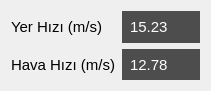
     <widget class="QWidget" name="gridLayoutWidget_3">
      <property name="geometry">
       <rect>
        <x>400</x>
        <y>430</y>
        <width>211</width>
        <height>91</height>
       </rect>
      </property>
      <layout class="QGridLayout" name="gl_hizBilgi">
       <item row="0" column="0">
        <widget class="QLabel" name="label_10">
         <property name="font">
          <font>
           <pointsize>11</pointsize>
          </font>
         </property>
         <property name="styleSheet">
          <string notr="true"/>
         </property>
         <property name="text">
          <string>&lt;html&gt;&lt;head/&gt;&lt;body&gt;&lt;p&gt;Yer Hızı (m/s)&lt;/p&gt;&lt;/body&gt;&lt;/html&gt;</string>
         </property>
        </widget>
       </item>
       <item row="0" column="1">
        <widget class="QLabel" name="lbl_yerhizi">
         <property name="font">
          <font>
           <pointsize>11</pointsize>
          </font>
         </property>
         <property name="styleSheet">
          <string notr="true">QLabel {
    background-color: #4d4d4d;  /* koyu gri */
    color: white;
    padding: 4px;
 
}
</string>
         </property>
         <property name="text">
          <string>15.23</string>
         </property>
        </widget>
       </item>
       <item row="1" column="0">
        <widget class="QLabel" name="label_11">
         <property name="font">
          <font>
           <pointsize>11</pointsize>
          </font>
         </property>
         <property name="styleSheet">
          <string notr="true"/>
         </property>
         <property name="text">
          <string>Hava Hızı (m/s)</string>
         </property>
        </widget>
       </item>
       <item row="1" column="1">
        <widget class="QLabel" name="lbl_havahizi">
         <property name="font">
          <font>
           <pointsize>11</pointsize>
          </font>
         </property>
         <property name="styleSheet">
          <string notr="true">QLabel {
    background-color: #4d4d4d;  /* koyu gri */
    color: white;
    padding: 4px;
 
}
</string>
         </property>
         <property name="text">
          <string>12.78</string>
         </property>
        </widget>
       </item>
      </layout>
     </widget>
